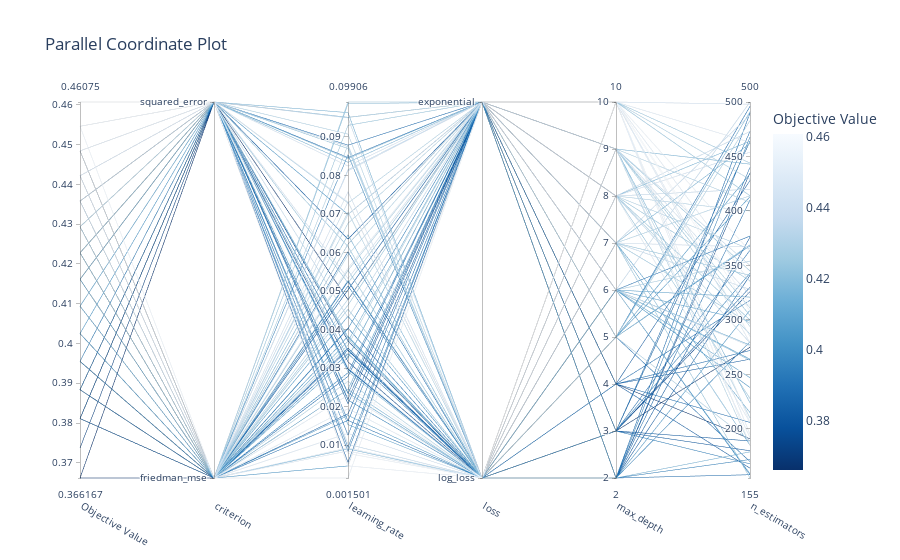

This figure's notebook cell:
### Code cell
#plot_parallel_coordinate: interactively visualizes the hyperparameters and scores
optuna.visualization.plot_parallel_coordinate(study_GBC)
